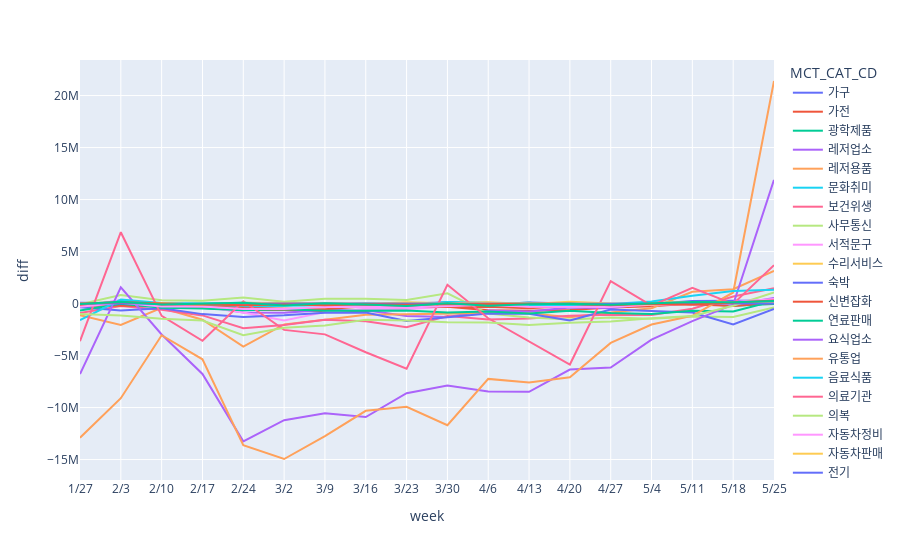

The notebook cell this image was saved under:
### Code cell
fig = px.line(seoul_total_diff2, x="week", y="diff", color='MCT_CAT_CD')

fig.update_layout(xaxis=dict(tickmode='array', tickvals=np.arange(0, len(test2)), ticktext=test2))
fig.show()

### Figure 1 — Plotly figure (JSON) as saved in the notebook; plotly's stock layout.template omitted (floating-point values rounded to 4 significant figures)
{"data": [{"hovertemplate": "MCT_CAT_CD=가구<br>week=%{x}<br>diff=%{y}<extra></extra>", "legendgroup": "가구", "line": {"color": "#636efa", "dash": "solid"}, "mode": "lines", "name": "가구", "orientation": "v", "showlegend": true, "type": "scatter", "x": [5, 6, 7, 8, 9, 10, 11, 12, 13, 14, 15, 16, 17, 18, 19, 20, 21, 22], "xaxis": "x", "y": [72383, 52583, 25120, -48080, -85652, 55888, -20197, -130891, -22226, 116112, -113581, 97756, 14735, 9007, -37744, 243686, 282740, 284122], "yaxis": "y"}, {"hovertemplate": "MCT_CAT_CD=가전<br>week=%{x}<br>diff=%{y}<extra></extra>", "legendgroup": "가전", "line": {"color": "#EF553B", "dash": "solid"}, "mode": "lines", "name": "가전", "orientation": "v", "showlegend": true, "type": "scatter", "x": [5, 6, 7, 8, 9, 10, 11, 12, 13, 14, 15, 16, 17, 18, 19, 20, 21, 22], "xaxis": "x", "y": [-59598, -73105, -209978, -407681, -614033, -618868, -763359, -741873, -373445, -317101, -631668, -697796, -614924, -380767, -252578, 9466, 14618, 124711], "yaxis": "y"}, {"hovertemplate": "MCT_CAT_CD=광학제품<br>week=%{x}<br>diff=%{y}<extra></extra>", "legendgroup": "광학제품", "line": {"color": "#00cc96", "dash": "solid"}, "mode": "lines", "name": "광학제품", "orientation": "v", "showlegend": true, "type": "scatter", "x": [5, 6, 7, 8, 9, 10, 11, 12, 13, 14, 15, 16, 17, 18, 19, 20, 21, 22], "xaxis": "x", "y": [-11067, -5821, -34963, -176697, -204658, -93296, -97785, -65106, -303366, 124446, -15760, 70490, -195645, -183893, 52126, -1433, -211418, -33205], "yaxis": "y"}, {"hovertemplate": "MCT_CAT_CD=레저업소<br>week=%{x}<br>diff=%{y}<extra></extra>", "legendgroup": "레저업소", "line": {"color": "#ab63fa", "dash": "solid"}, "mode": "lines", "name": "레저업소", "orientation": "v", "showlegend": true, "type": "scatter", "x": [5, 6, 7, 8, 9, 10, 11, 12, 13, 14, 15, 16, 17, 18, 19, 20, 21, 22], "xaxis": "x", "y": [-287335, 320236, -51754, -239663, -860485, -873753, -626723, -641219, -1200870, -1296760, -663962, -761631, -388352, -439697, 102727, -58384, -119853, 545810], "yaxis": "y"}, {"hovertemplate": "MCT_CAT_CD=레저용품<br>week=%{x}<br>diff=%{y}<extra></extra>", "legendgroup": "레저용품", "line": {"color": "#FFA15A", "dash": "solid"}, "mode": "lines", "name": "레저용품", "orientation": "v", "showlegend": true, "type": "scatter", "x": [5, 6, 7, 8, 9, 10, 11, 12, 13, 14, 15, 16, 17, 18, 19, 20, 21, 22], "xaxis": "x", "y": [-1119565, -2056170, -420093, -1558765, -4143397, -2006752, -1559664, -1069236, -1026447, -942488, -910368, -924350, -1309222, -865255, -452424, 1136862, 1376872, 3151356], "yaxis": "y"}, {"hovertemplate": "MCT_CAT_CD=문화취미<br>week=%{x}<br>diff=%{y}<extra></extra>", "legendgroup": "문화취미", "line": {"color": "#19d3f3", "dash": "solid"}, "mode": "lines", "name": "문화취미", "orientation": "v", "showlegend": true, "type": "scatter", "x": [5, 6, 7, 8, 9, 10, 11, 12, 13, 14, 15, 16, 17, 18, 19, 20, 21, 22], "xaxis": "x", "y": [-218522, -227708, -119410, -168395, -346365, -205770, -161269, -149886, -210214, -25317, 19571, -23865, -300937, -231914, 124498, 8699, 19399, 121849], "yaxis": "y"}, {"hovertemplate": "MCT_CAT_CD=보건위생<br>week=%{x}<br>diff=%{y}<extra></extra>", "legendgroup": "보건위생", "line": {"color": "#FF6692", "dash": "solid"}, "mode": "lines", "name": "보건위생", "orientation": "v", "showlegend": true, "type": "scatter", "x": [5, 6, 7, 8, 9, 10, 11, 12, 13, 14, 15, 16, 17, 18, 19, 20, 21, 22], "xaxis": "x", "y": [-920481, -233878, -601775, -1139060, -2366924, -2061189, -1554690, -1693390, -2279172, -1199437, -1527132, -1434683, -1178427, -1083895, -1092383, -491257, 671710, 1469318], "yaxis": "y"}, {"hovertemplate": "MCT_CAT_CD=사무통신<br>week=%{x}<br>diff=%{y}<extra></extra>", "legendgroup": "사무통신", "line": {"color": "#B6E880", "dash": "solid"}, "mode": "lines", "name": "사무통신", "orientation": "v", "showlegend": true, "type": "scatter", "x": [5, 6, 7, 8, 9, 10, 11, 12, 13, 14, 15, 16, 17, 18, 19, 20, 21, 22], "xaxis": "x", "y": [-79310, 829517, 308108, 281762, 584553, 180053, 468648, 454078, 336519, 981130, -966693, -1348695, -1541412, -1337590, -1454712, -1238425, -1297648, -369322], "yaxis": "y"}, {"hovertemplate": "MCT_CAT_CD=서적문구<br>week=%{x}<br>diff=%{y}<extra></extra>", "legendgroup": "서적문구", "line": {"color": "#FF97FF", "dash": "solid"}, "mode": "lines", "name": "서적문구", "orientation": "v", "showlegend": true, "type": "scatter", "x": [5, 6, 7, 8, 9, 10, 11, 12, 13, 14, 15, 16, 17, 18, 19, 20, 21, 22], "xaxis": "x", "y": [-271229, 323282, -224785, -298573, -858193, -1620028, -823796, -498686, -550676, -275497, -186861, -367149, 27598, -182865, 57351, -25321, -28017, 183116], "yaxis": "y"}, {"hovertemplate": "MCT_CAT_CD=수리서비스<br>week=%{x}<br>diff=%{y}<extra></extra>", "legendgroup": "수리서비스", "line": {"color": "#FECB52", "dash": "solid"}, "mode": "lines", "name": "수리서비스", "orientation": "v", "showlegend": true, "type": "scatter", "x": [5, 6, 7, 8, 9, 10, 11, 12, 13, 14, 15, 16, 17, 18, 19, 20, 21, 22], "xaxis": "x", "y": [-33625, 104162, -37681, -9330, -3102, -123381, 7819, -31964, 119858, 39240, 47148, 23513, -69219, -59231, 73620, 124861, 32905, 128927], "yaxis": "y"}, {"hovertemplate": "MCT_CAT_CD=숙박<br>week=%{x}<br>diff=%{y}<extra></extra>", "legendgroup": "숙박", "line": {"color": "#636efa", "dash": "solid"}, "mode": "lines", "name": "숙박", "orientation": "v", "showlegend": true, "type": "scatter", "x": [5, 6, 7, 8, 9, 10, 11, 12, 13, 14, 15, 16, 17, 18, 19, 20, 21, 22], "xaxis": "x", "y": [-356615, -673152, -440899, -1015263, -1280524, -1132745, -888712, -851043, -1682345, -1320463, -964645, -989587, -1622505, -563651, -706070, -856117, -2002926, -517055], "yaxis": "y"}, {"hovertemplate": "MCT_CAT_CD=신변잡화<br>week=%{x}<br>diff=%{y}<extra></extra>", "legendgroup": "신변잡화", "line": {"color": "#EF553B", "dash": "solid"}, "mode": "lines", "name": "신변잡화", "orientation": "v", "showlegend": true, "type": "scatter", "x": [5, 6, 7, 8, 9, 10, 11, 12, 13, 14, 15, 16, 17, 18, 19, 20, 21, 22], "xaxis": "x", "y": [-180615, -193368, -186359, -264617, -435470, -502259, -551658, -259939, -308934, -326623, -296848, -441984, -206665, -286037, -137414, -59111, -223324, 44721], "yaxis": "y"}, {"hovertemplate": "MCT_CAT_CD=연료판매<br>week=%{x}<br>diff=%{y}<extra></extra>", "legendgroup": "연료판매", "line": {"color": "#00cc96", "dash": "solid"}, "mode": "lines", "name": "연료판매", "orientation": "v", "showlegend": true, "type": "scatter", "x": [5, 6, 7, 8, 9, 10, 11, 12, 13, 14, 15, 16, 17, 18, 19, 20, 21, 22], "xaxis": "x", "y": [-666655, -28329, -400985, -467985, -638237, -538918, -685215, -667158, -666314, -850380, -757106, -952356, -679437, -903704, -997876, -682902, -768340, 251187], "yaxis": "y"}, {"hovertemplate": "MCT_CAT_CD=요식업소<br>week=%{x}<br>diff=%{y}<extra></extra>", "legendgroup": "요식업소", "line": {"color": "#ab63fa", "dash": "solid"}, "mode": "lines", "name": "요식업소", "orientation": "v", "showlegend": true, "type": "scatter", "x": [5, 6, 7, 8, 9, 10, 11, 12, 13, 14, 15, 16, 17, 18, 19, 20, 21, 22], "xaxis": "x", "y": [-6774191, 1554259, -2970216, -6765613, -13249843, -11216921, -10541788, -10915037, -8620372, -7872371, -8462966, -8490568, -6351008, -6144640, -3473059, -1689323, -98346, 11890112], "yaxis": "y"}, {"hovertemplate": "MCT_CAT_CD=유통업<br>week=%{x}<br>diff=%{y}<extra></extra>", "legendgroup": "유통업", "line": {"color": "#FFA15A", "dash": "solid"}, "mode": "lines", "name": "유통업", "orientation": "v", "showlegend": true, "type": "scatter", "x": [5, 6, 7, 8, 9, 10, 11, 12, 13, 14, 15, 16, 17, 18, 19, 20, 21, 22], "xaxis": "x", "y": [-12901841, -9101320, -3045902, -5357821, -13608377, -14946404, -12738705, -10312273, -9933767, -11699380, -7243285, -7591881, -7093873, -3781201, -2016674, -1172049, 1064001, 21400404], "yaxis": "y"}, {"hovertemplate": "MCT_CAT_CD=음료식품<br>week=%{x}<br>diff=%{y}<extra></extra>", "legendgroup": "음료식품", "line": {"color": "#19d3f3", "dash": "solid"}, "mode": "lines", "name": "음료식품", "orientation": "v", "showlegend": true, "type": "scatter", "x": [5, 6, 7, 8, 9, 10, 11, 12, 13, 14, 15, 16, 17, 18, 19, 20, 21, 22], "xaxis": "x", "y": [-1602366, 376710, 43478, 2989, 68590, -3127, -126371, 30413, -181537, 154377, 78059, -238394, -129008, -54213, 194230, 751770, 1201460, 1330684], "yaxis": "y"}, {"hovertemplate": "MCT_CAT_CD=의료기관<br>week=%{x}<br>diff=%{y}<extra></extra>", "legendgroup": "의료기관", "line": {"color": "#FF6692", "dash": "solid"}, "mode": "lines", "name": "의료기관", "orientation": "v", "showlegend": true, "type": "scatter", "x": [5, 6, 7, 8, 9, 10, 11, 12, 13, 14, 15, 16, 17, 18, 19, 20, 21, 22], "xaxis": "x", "y": [-3612919, 6860029, -1184238, -3581195, 223173, -2529476, -2963717, -4685727, -6258451, 1810496, -1416381, -3624108, -5861668, 2151807, -198175, 1504174, -34347, 3688010], "yaxis": "y"}, {"hovertemplate": "MCT_CAT_CD=의복<br>week=%{x}<br>diff=%{y}<extra></extra>", "legendgroup": "의복", "line": {"color": "#B6E880", "dash": "solid"}, "mode": "lines", "name": "의복", "orientation": "v", "showlegend": true, "type": "scatter", "x": [5, 6, 7, 8, 9, 10, 11, 12, 13, 14, 15, 16, 17, 18, 19, 20, 21, 22], "xaxis": "x", "y": [-994601, -1142085, -1462411, -1629162, -3049545, -2334471, -2101441, -1568574, -1640743, -1790635, -1811214, -2064428, -1851705, -1716882, -1408013, -1189277, -213654, 1077649], "yaxis": "y"}, {"hovertemplate": "MCT_CAT_CD=자동차정비<br>week=%{x}<br>diff=%{y}<extra></extra>", "legendgroup": "자동차정비", "line": {"color": "#FF97FF", "dash": "solid"}, "mode": "lines", "name": "자동차정비", "orientation": "v", "showlegend": true, "type": "scatter", "x": [5, 6, 7, 8, 9, 10, 11, 12, 13, 14, 15, 16, 17, 18, 19, 20, 21, 22], "xaxis": "x", "y": [-301370, 73932, -285289, -273322, -512962, -520091, -326507, -305644, -384286, -254318, -115069, -300640, -345639, -341029, -104872, -36203, 144907, 437119], "yaxis": "y"}, {"hovertemplate": "MCT_CAT_CD=자동차판매<br>week=%{x}<br>diff=%{y}<extra></extra>", "legendgroup": "자동차판매", "line": {"color": "#FECB52", "dash": "solid"}, "mode": "lines", "name": "자동차판매", "orientation": "v", "showlegend": true, "type": "scatter", "x": [5, 6, 7, 8, 9, 10, 11, 12, 13, 14, 15, 16, 17, 18, 19, 20, 21, 22], "xaxis": "x", "y": [8790, 82552, 28153, -89026, 82691, 54736, 23935, -38909, -13124, 18331, 122507, -42832, 173825, 15919, -88367, 43258, 144841, 69302], "yaxis": "y"}, {"hovertemplate": "MCT_CAT_CD=전기<br>week=%{x}<br>diff=%{y}<extra></extra>", "legendgroup": "전기", "line": {"color": "#636efa", "dash": "solid"}, "mode": "lines", "name": "전기", "orientation": "v", "showlegend": true, "type": "scatter", "x": [5, 6, 7, 8, 9, 10, 11, 12, 13, 14, 15, 16, 17, 18, 19, 20, 21, 22], "xaxis": "x", "y": [-8303, 27984, -36164, 1667, 4630, 14284, 5324, -967, 9378, 1298, 25992, -9429, 14467, -6117, -7580, 18060, -11660, 11773], "yaxis": "y"}, {"hovertemplate": "MCT_CAT_CD=주방용구<br>week=%{x}<br>diff=%{y}<extra></extra>", "legendgroup": "주방용구", "line": {"color": "#EF553B", "dash": "solid"}, "mode": "lines", "name": "주방용구", "orientation": "v", "showlegend": true, "type": "scatter", "x": [5, 6, 7, 8, 9, 10, 11, 12, 13, 14, 15, 16, 17, 18, 19, 20, 21, 22], "xaxis": "x", "y": [-9664, 153928, 3568, -106308, -159847, -95209, -158744, -74448, -118667, -72794, -62053, -50946, -13921, -166216, -6937, -93507, 114129, 293885], "yaxis": "y"}, {"hovertemplate": "MCT_CAT_CD=직물<br>week=%{x}<br>diff=%{y}<extra></extra>", "legendgroup": "직물", "line": {"color": "#00cc96", "dash": "solid"}, "mode": "lines", "name": "직물", "orientation": "v", "showlegend": true, "type": "scatter", "x": [5, 6, 7, 8, 9, 10, 11, 12, 13, 14, 15, 16, 17, 18, 19, 20, 21, 22], "xaxis": "x", "y": [-38498, 181819, -98306, -47250, 70613, -197766, 28152, -98641, -226559, 24033, -220109, -60156, -17882, -121069, -17483, 151515, 133971, 248068], "yaxis": "y"}], "layout": {"legend": {"title": {"text": "MCT_CAT_CD"}, "tracegroupgap": 0}, "margin": {"t": 60}, "xaxis": {"anchor": "y", "domain": [0, 1], "tickmode": "array", "ticktext": ["12/23", "12/30", "1/6", "1/13", "1/20", "1/27", "2/3", "2/10", "2/17", "2/24", "3/2", "3/9", "3/16", "3/23", "3/30", "4/6", "4/13", "4/20", "4/27", "5/4", "5/11", "5/18", "5/25", "6/1", "6/8", "6/15", "6/22", "6/29", "7/6", "7/13", "7/20", "7/27", "8/3", "8/10", "8/17", "8/24", "8/31", "9/7", "9/14", "9/21", "9/28", "10/5", "10/12", "10/19", "10/26", "11/2", "11/9", "11/16", "11/23", "11/30", "12/7", "12/14"], "tickvals": [0, 1, 2, 3, 4, 5, 6, 7, 8, 9, 10, 11, 12, 13, 14, 15, 16, 17, 18, 19, 20, 21, 22, 23, 24, 25, 26, 27, 28, 29, 30, 31, 32, 33, 34, 35, 36, 37, 38, 39, 40, 41, 42, 43, 44, 45, 46, 47, 48, 49, 50, 51], "title": {"text": "week"}}, "yaxis": {"anchor": "x", "domain": [0, 1], "title": {"text": "diff"}}}}
